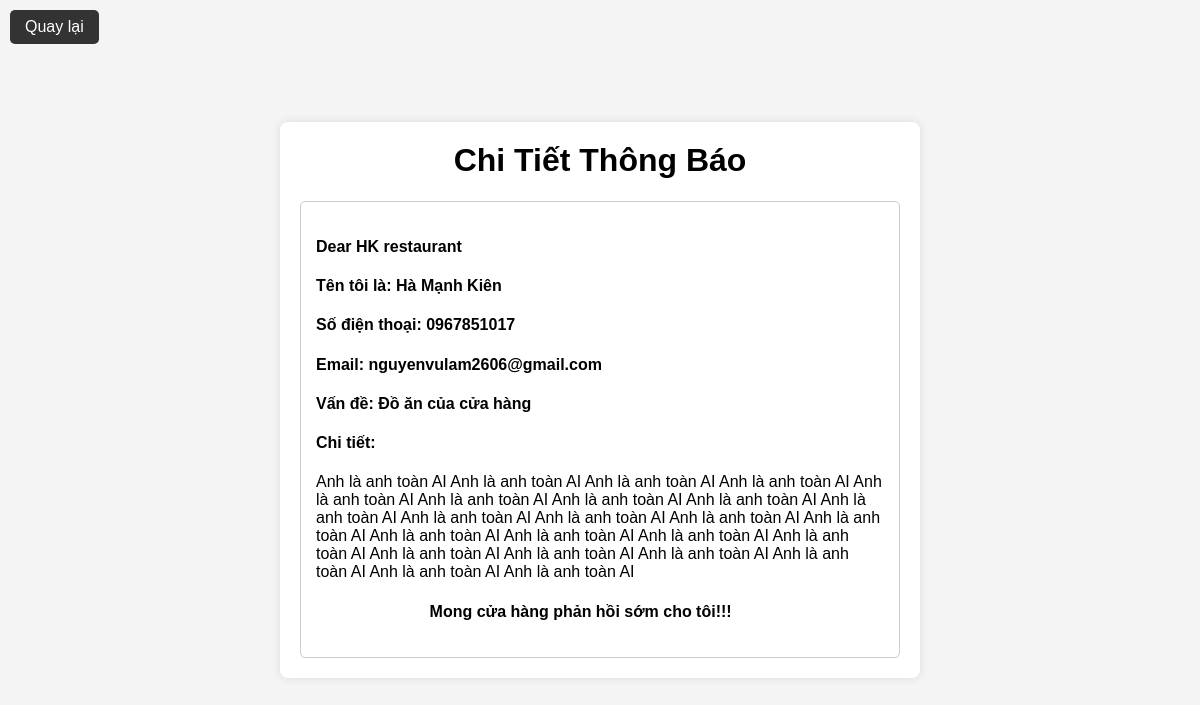
The page /admin/contact.php?id=oBy9B on the database its author committed.
### tables this page shows
CREATE TABLE `contacts` (
  `ct_id` varchar(10) NOT NULL,
  `ct_name` varchar(50) NOT NULL,
  `ct_email` varchar(100) NOT NULL,
  `ct_numberphone` varchar(15) NOT NULL,
  `ct_problem` varchar(150) NOT NULL,
  `ct_detail` text NOT NULL,
  `ct_time` timestamp NOT NULL DEFAULT current_timestamp()
);

### admin/contact.php (the view, shortened to what this page needs)
<!DOCTYPE html>
<html lang="en">
<head>
    <link rel="stylesheet" href="https://cdnjs.com/ajax/libs/font-awesome/5.15.4/css/all.min.css">
</head>
<body>
    <a class="back-button" href="javascript:history.go(-1)">
        <div>
            <i class="fas fa-arrow-left"></i> Quay lại
        </div>
    </a>
    <div class="container">
        <h1>Chi Tiết Thông Báo</h1>
        <div class="notification">
            <div>
                <h4>Dear HK restaurant</h4>
            </div>
            <?php
if (isset($_GET['id']) ||(!empty($_GET['id'])) ){
    $ct_id = $_GET['id'];
    require('../config/connect.php');
    mysqli_set_charset($conn, 'utf8');
    $stmt = $conn->prepare("SELECT * FROM contacts WHERE ct_id = ?");
    $stmt->bind_param("i", $ct_id);
    $stmt->execute();
    $result = $stmt->get_result();
    if ($result && $result->num_rows > 0) {
        $row = $result->fetch_assoc();
        echo "<div>
                <h4>Tên tôi là: " . $row['ct_name'] . "</h4>
                <h4>Số điện thoại: " . $row['ct_numberphone'] . "</h4>
                <h4>Email: " . $row['ct_email'] . "</h4>
            </div>
            <div>
                <h4>Vấn đề: " . $row['ct_problem'] . "</h4>
                <h4>Chi tiết:</h4>
                <p>" . $row['ct_detail'] . "</p>
            </div>
            <h4 style='margin-left: 20%;'>Mong cửa hàng phản hồi sớm cho tôi!!!</h4>
        </div>";
    }
}
?>
    </div>
</body>
</html>

### admin/contact.php (style rules this page uses)
body { font-family: Arial, sans-serif; margin: 0; padding: 0; display: flex; justify-content: center; align-items: center; height: 100vh; background-color: #f4f4f4; position: relative; }
.container { width: 80%; max-width: 600px; background-color: #fff; border-radius: 8px; padding: 20px; box-shadow: 0 0 10px rgba(0, 0, 0, 0.1); }
h1 { text-align: center; margin-top: 0; }
.notification { border: 1px solid #ccc; padding: 15px; border-radius: 5px; }
.notification p { margin: 0; }
.back-button { position: absolute; top: 10px; left: 10px; padding: 8px 15px; background-color: #333; color: #fff; text-decoration: none; border-radius: 5px; }

### rows shown on the page
contacts: ct_name "Hà Mạnh Kiên", ct_numberphone "0967851017", ct_email "nguyenvulam2606@gmail.com", ct_problem "Đồ ăn của cửa hàng", ct_detail "Anh là anh toàn AI Anh là anh toàn AI Anh là anh toàn AI Anh là anh toàn AI Anh là anh toàn AI Anh là anh toàn AI Anh là anh toàn AI Anh là anh toàn AI Anh là anh toàn AI Anh là anh toàn AI Anh là anh toàn AI Anh là anh toàn AI Anh là anh toàn AI Anh là anh toàn AI Anh là anh toàn AI Anh là anh toàn AI Anh là anh toàn AI Anh là anh toàn AI Anh là anh toàn AI Anh là anh toàn AI Anh là anh toàn AI Anh là anh toàn AI Anh là anh toàn AI"
